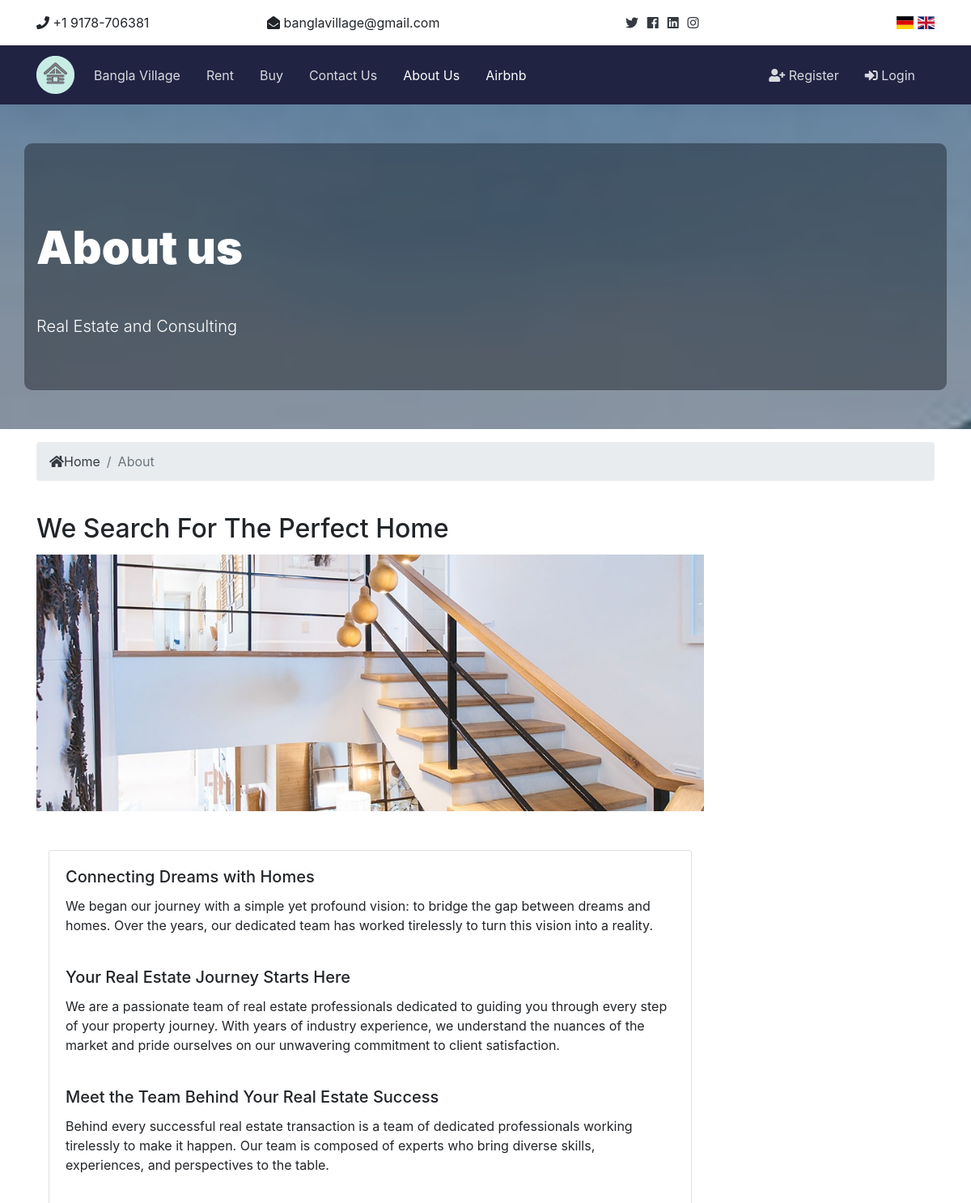
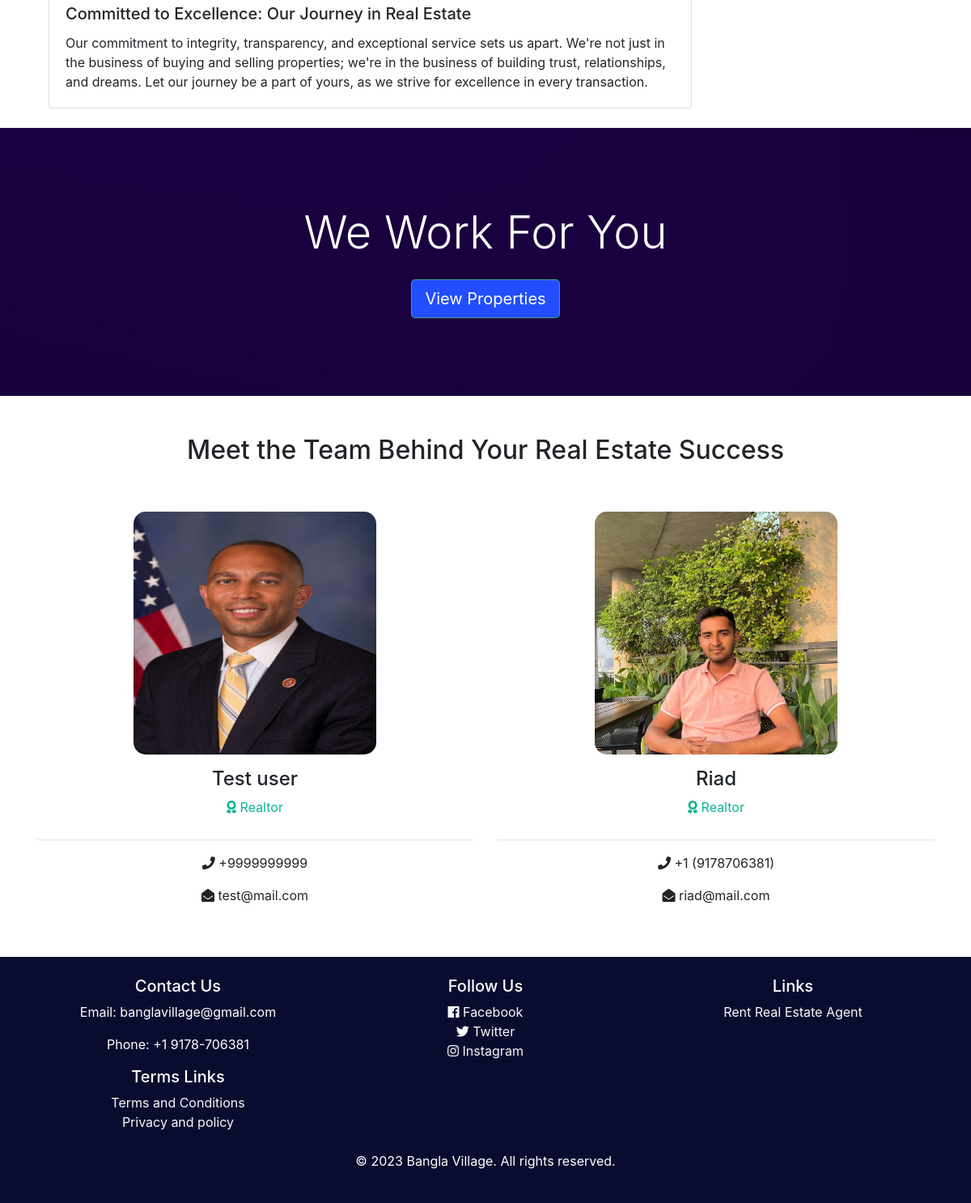
Page /en/about-us on the committed database (2 pictures, top to bottom).
### accounts/models.py (models this page shows, shortened)
class Realtor(models.Model):
    name = models.CharField(max_length=200)
    user = models.ForeignKey(settings.AUTH_USER_MODEL,
                             on_delete=models.PROTECT)
    photo = models.ImageField(upload_to='realtors/profile/',
                              verbose_name=_("Photo"))
    description = models.TextField(blank=True,
                                   verbose_name=_("Description"))
    phone = models.CharField(max_length=20, verbose_name=_("Phone"))
    email = models.CharField(max_length=50)
    is_mvp = models.BooleanField(default=False)
    hire_date = models.DateField(null=True,
                                 verbose_name=_("Hire date"))
    class Meta:
        verbose_name = _("Realtor")
        verbose_name_plural = _("Realtors")

### core/views.py (the view)
# urls.py: path('about-us', AboutView.as_view(), name='about'),
class AboutView(TemplateView):
    template_name = 'core/about.html'
    def get_context_data(self, **kwargs):
        context = super().get_context_data(**kwargs)
        context['realtors'] = Realtor.objects.order_by('-hire_date')
        context['title'] = _("About us")
        context['subtitle'] = _("Real Estate and Consulting")
        context['page_title'] = _("About Us")
        context['page_description'] = _("Real estate manager."
                                        "Our services include "
                                        "renting, selling, buying, consulting "
                                        "and much more.")
        return context

### core/context_processor.py (called while the page is built)
def global_variables(request):
    return {
        'domain_name': 'Bangla Village',
        'domain': "",
    }

### templates/core/about.html (shortened to what this page needs)
{% extends 'core/base.html' %}
{% load static %}
{% load static %}
{% block content %}
{% include 'core/partials/_showcase_section.html' %}
<section id="bc" class="mt-3">
  <div class="container">
    <nav aria-label="breadcrumb">
      <ol class="breadcrumb">
        <li class="breadcrumb-item">
          <a href="{% url 'index' %}">
            <i class="fas fa-home"></i>{{ _("Home") }} </a>
        </li>
        <li class="breadcrumb-item active">{{ _("About") }}</li>
      </ol>
    </nav>
  </div>
</section>
<section id="about" class="py-4">
  <div class="container">
    <div class="row">
      <div class="col-md-9">
        <h2 class="pb-1">{{ _("We Search For The Perfect Home") }}</h2>
        <img src="{% static 'img/about.jpg' %}" alt="">
        <p class="mt-4">{{ canonical }}
          <div class="container mt-5">
            <div class="card">
                <div class="card-body">
                    <h5 class="card-title">Connecting Dreams with Homes</h5>
                    <p class="card-text">
                      We began our journey with a simple yet profound vision: to bridge the gap between dreams and homes. Over the years, our dedicated team has worked tirelessly to turn this vision into a reality.                    </p>
                </div>
                <div class="card-body">
                  <h5 class="card-title">Your Real Estate Journey Starts Here</h5>
                  <p class="card-text">
                    We are a passionate team of real estate professionals dedicated to guiding you through every step of your property journey. With years of industry experience, we understand the nuances of the market and pride ourselves on our unwavering commitment to client satisfaction.                  </p>
              </div>
              <div class="card-body">
                <h5 class="card-title">Meet the Team Behind Your Real Estate Success</h5>
                <p class="card-text">
                  Behind every successful real estate transaction is a team of dedicated professionals working tirelessly to make it happen. Our team is composed of experts who bring diverse skills, experiences, and perspectives to the table.                 </p>
            </div>
            <div class="card-body">
              <h5 class="card-title">Committed to Excellence: Our Journey in Real Estate</h5>
              <p class="card-text">
                Our commitment to integrity, transparency, and exceptional service sets us apart. We're not just in the business of buying and selling properties; we're in the business of building trust, relationships, and dreams. Let our journey be a part of yours, as we strive for excellence in every transaction.          </div>
            </div>
          </div>
      </div>
    </div>
  </div>
</section>
<section id="work" class="bg-dark text-white text-center">
  <h2 class="display-4 pb-3">{{ _("We Work For You") }}</h2>
  <a href="{% url 'listings' %}" class="btn btn-secondary text-white btn-lg">{{ _("View Properties") }}</a>
</section>
{% if realtors %}
<section id="team" class="py-5">
  <div class="container">
    <h2 class="text-center pb-5">{{ _("Meet the Team Behind Your Real Estate Success") }}</h2>
    <div class="row text-center">
      {% for realtor in realtors %}
      <div class="{% if realtors.count > 2 %} col-md-4 {% else %} col-md-6 {% endif %}">
        <img src="{{ realtor.photo.url }}" alt="{{ realtor.name }}" class="rounded-circle-5 mb-3">
        <h4>{{ realtor.name }}</h4>
        <p class="text-success">
          <i class="fas fa-award text-success mb-3"></i> {{ _("Realtor") }}</p>
        <hr>
        <p>
          <i class="fas fa-phone"></i> {{ realtor.phone }}</p>
        <p>
          <i class="fas fa-envelope-open"></i> {{ realtor.email }}</p>
      </div>
      {% endfor %}
    </div>
  </div>
</section>
{% endif %}
{% endblock %}

### project/static/css/all.css (style rules this page uses)
.fa, .fas, .far, .fal, .fab { -moz-osx-font-smoothing: grayscale; -webkit-font-smoothing: antialiased; display: inline-block; font-style: normal; font-variant: normal; text-rendering: auto; line-height: 1; }
.fa-award:before { content: "\f559"; }
.fa-envelope-open:before { content: "\f2b6"; }
.fa-home:before { content: "\f015"; }
.fa-phone:before { content: "\f095"; }
.fa, .fas { font-family: 'Font Awesome 5 Free'; font-weight: 900; }

### project/static/css/style.css (style rules this page uses)
.btn-secondary { color: #fff !important; }
img { width: 100%; color: #09b48f; }
#work { padding: 6rem 0; background: url('../img/bg.jpg'); }
*, *:before, *:after { box-sizing: border-box; }

### rows in the picture
Realtor: photo (picture), name "Test user", phone "+9999999999", email "test@mail.com"
Realtor: photo (picture), name "Riad", phone "+1 (9178706381)", email "riad@mail.com"

### other values in the picture
{{ title }} "About us"
{{ subtitle }} "Real Estate and Consulting"
